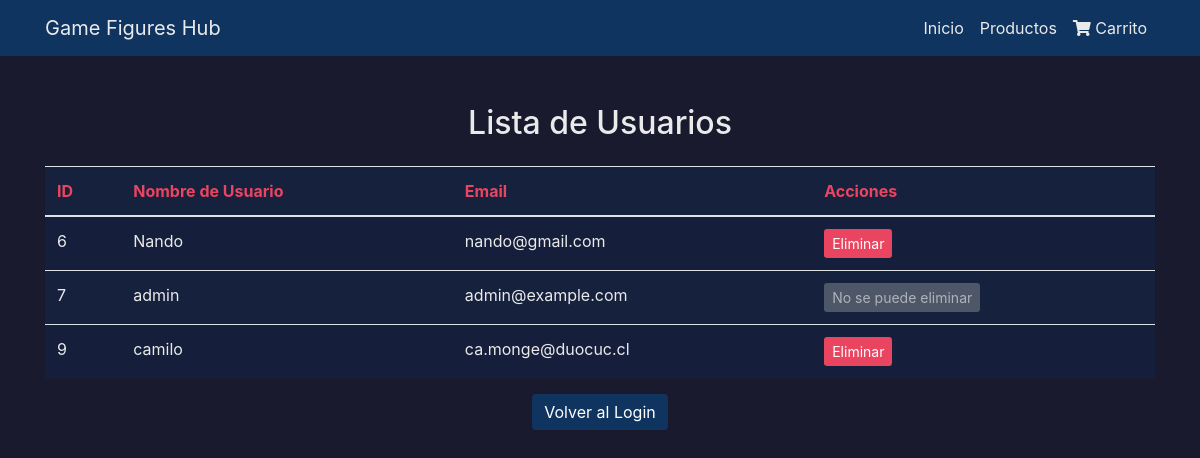
The page /miapp/usuarios/ (signed in) on the database its author committed.
### miapp/models.py (models this page shows)
class UsuarioAdmin(AbstractUser):
    pass
    groups = models.ManyToManyField(
        Group,
        related_name='usuarioadmin_groups',  # related_name único
        blank=True,
        help_text=('The groups this user belongs to. A user will get all permissions '
                    'granted to each of their groups.'),
        related_query_name='usuarioadmin'
    )
    user_permissions = models.ManyToManyField(
        Permission,
        related_name='usuarioadmin_user_permissions',  # related_name único
        blank=True,
        help_text='Specific permissions for this user.',
        related_query_name='usuarioadmin'
    )

### miapp/views.py (the view)
# urls.py: path('usuarios/', lista_usuarios, name='lista_usuarios'),
@login_required
def lista_usuarios(request):
    usuarios = UsuarioAdmin.objects.all()
    return render(request, 'lista_usuarios.html', {'usuarios': usuarios})

### miapp/templates/lista_usuarios.html (shortened to what this page needs)
<!DOCTYPE html>
<html lang="es">
<head>
    <link rel="stylesheet" href="https://stackpath.bootstrapcdn.com/bootstrap/4.5.2/css/bootstrap.min.css">
    <link rel="stylesheet" href="https://cdnjs.cloudflare.com/ajax/libs/font-awesome/5.15.3/css/all.min.css">
</head>
<body>
    <nav class="navbar navbar-expand-lg navbar-light">
        <div class="container">
            <a class="navbar-brand" href="#">Game Figures Hub</a>
            <div class="collapse navbar-collapse" id="navbarSupportedContent">
                <ul class="navbar-nav ml-auto">
                  <li class="nav-item">
                    <a class="nav-link" href="{% url 'index' %}">Inicio</a>
                  </li>
                  <li class="nav-item active">
                    <a class="nav-link" href="{% url 'lista_productos' %}">Productos</a>
                  </li>
                  <li class="nav-item">
                    <a class="nav-link" href="{% url 'ver_carrito' %}"><i class="fas fa-shopping-cart"></i> Carrito</a>
                  </li>
                </ul>
              </div>
        </div>
    </nav>
    <div class="container mt-5">
        <div class="row">
            <div class="col-md-12">
                <h2 class="text-center mb-4">Lista de Usuarios</h2>
                <table class="table table-striped">
                    <thead>
                        <tr>
                            <th>ID</th>
                            <th>Nombre de Usuario</th>
                            <th>Email</th>
                            <th>Acciones</th>
                        </tr>
                    </thead>
                    <tbody>
                        {% for usuario in usuarios %}
                        <tr>
                            <td>{{ usuario.id }}</td>
                            <td>{{ usuario.username }}</td>
                            <td>{{ usuario.email }}</td>
                            <td>
                                {% if usuario.username != 'admin' %}
                                <form method="post" action="{% url 'eliminar_usuario' usuario.id %}" onsubmit="return confirm('¿Estás seguro que quieres eliminar a {{ usuario.username }}?');">
                                    <button type="submit" class="btn btn-danger btn-sm">Eliminar</button>
                                </form>
                                {% else %}
                                <button class="btn btn-secondary btn-sm" disabled>No se puede eliminar</button>
                                {% endif %}
                            </td>
                        </tr>
                        {% endfor %}
                    </tbody>
                </table>
            </div>
        </div>
        <div class="text-center">
            <a href="{% url 'login' %}" class="btn btn-primary">Volver al Login</a>
        </div>
    </div>
</body>
</html>

### miapp/templates/lista_usuarios.html (style rules this page uses)
body { background-color: #1a1a2e; color: #eaeaea; }
.navbar { background-color: #0f3460; }
.navbar-brand, .nav-link { color: #eaeaea !important; }
.table { background-color: #16213e; }
.table thead th { color: #e94560; }
.table tbody td { color: #eaeaea; }
.btn-danger { background-color: #e94560; border: none; }
.btn-secondary { background-color: #6c757d; border: none; }
.btn-primary { background-color: #0f3460; border: none; }

### rows shown on the page
UsuarioAdmin: id "6", username "Nando", email "nando@gmail.com"
UsuarioAdmin: id "7", username "admin", email "admin@example.com", shows "No se puede eliminar"
UsuarioAdmin: id "9", username "camilo", email "ca.monge@duocuc.cl"
